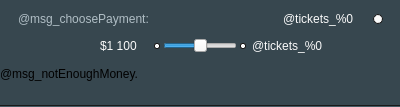
       <widget class="QFrame" name="controls">
        <property name="styleSheet">
         <string notr="true">.QFrame {
    background-color: #37474f;
	border-bottom: 2px solid qlineargradient(spread:pad, x1:0, y1:0, x2:0, y2:1, stop:0 rgba(25, 25, 25, 255), stop:0.498 rgba(25, 25, 25, 255), stop:0.502 rgba(69, 90, 100, 255), stop:1 rgba(69, 90, 100, 255));
}

QAbstractButton {
    padding: 0px;
    font: 50 14px &quot;Open Sans&quot;;
    color: #fafafa;
}
QAbstractButton:disabled {
    color: rgba(250, 250, 250, 100);
}
QAbstractButton::indicator:disabled {
    background-color: rgba(250, 250, 250, 100);
}
QAbstractButton:pressed {
    padding: 0px;
    color: #fafafa;
}
QAbstractButton::indicator {
    width: 4px;
    height: 4px;
    border: 1px solid #191919;
    border-radius: 2px;
    background-color: #fafafa;
    subcontrol-position: center;
}
QAbstractButton::indicator::checked {
    background-color: qlineargradient(spread:pad, x1:0, y1:1, x2:0, y2:0, stop:0 rgba(0, 121, 40, 255), stop:0.880682 rgba(0, 199, 83, 255), stop:0.897727 rgba(0, 250, 158, 255), stop:1 rgba(0, 250, 158, 255));
}</string>
        </property>
        <layout class="QVBoxLayout" name="verticalLayout" stretch="0,0,1">
         <property name="spacing">
          <number>0</number>
         </property>
         <property name="leftMargin">
          <number>0</number>
         </property>
         <property name="topMargin">
          <number>0</number>
         </property>
         <property name="rightMargin">
          <number>0</number>
         </property>
         <property name="bottomMargin">
          <number>10</number>
         </property>
         <item>
          <layout class="QHBoxLayout" name="horizontalLayout_6">
           <property name="topMargin">
            <number>11</number>
           </property>
           <property name="rightMargin">
            <number>17</number>
           </property>
           <item alignment="Qt::AlignLeft|Qt::AlignBottom">
            <widget class="QLabel" name="msg_choosePayment">
             <property name="styleSheet">
              <string notr="true">QLabel {
    font: 14px &quot;Open Sans&quot;;
    color: #b0bec5;
    padding-left: 15px;
}

QLabel:disabled {
    color: rgba(176, 190, 197, 100);
}</string>
             </property>
             <property name="text">
              <string>@msg_choosePayment:</string>
             </property>
            </widget>
           </item>
           <item alignment="Qt::AlignRight|Qt::AlignBottom">
            <widget class="QCheckBox" name="msg_freerollTickets">
             <property name="minimumSize">
              <size>
               <width>100</width>
               <height>0</height>
              </size>
             </property>
             <property name="styleSheet">
              <string notr="true">QAbstractButton::indicator {
    subcontrol-position: right center;
    top: 1px;
    width: 8px;
    height: 8px;
   border-radius: 5px;
}
QAbstractButton {
    spacing: -100;
}</string>
             </property>
             <property name="text">
              <string>@tickets_%0</string>
             </property>
            </widget>
           </item>
          </layout>
         </item>
         <item>
          <widget class="QWidget" name="w" native="true">
           <property name="styleSheet">
            <string notr="true">.QWidget {
    border: none;
}

QLabel:disabled {
    color: rgba(250, 250, 250, 100);
}
</string>
           </property>
           <layout class="QHBoxLayout" name="horizontalLayout_3" stretch="0,0,0,0,0">
            <property name="spacing">
             <number>3</number>
            </property>
            <property name="leftMargin">
             <number>20</number>
            </property>
            <property name="topMargin">
             <number>4</number>
            </property>
            <property name="rightMargin">
             <number>20</number>
            </property>
            <property name="bottomMargin">
             <number>5</number>
            </property>
            <item>
             <spacer name="horizontalSpacer_3">
              <property name="orientation">
               <enum>Qt::Horizontal</enum>
              </property>
              <property name="sizeHint" stdset="0">
               <size>
                <width>40</width>
                <height>20</height>
               </size>
              </property>
             </spacer>
            </item>
            <item alignment="Qt::AlignVCenter">
             <widget class="QCheckBox" name="msg_price">
              <property name="minimumSize">
               <size>
                <width>100</width>
                <height>0</height>
               </size>
              </property>
              <property name="styleSheet">
               <string notr="true">QAbstractButton::indicator {
    subcontrol-position: right center;
    top: 1px;
}
QAbstractButton {
    spacing: -60;
}</string>
              </property>
              <property name="text">
               <string notr="true">$1 100</string>
              </property>
              <property name="autoExclusive">
               <bool>true</bool>
              </property>
              <property name="tristate">
               <bool>true</bool>
              </property>
             </widget>
            </item>
            <item alignment="Qt::AlignHCenter|Qt::AlignVCenter">
             <widget class="QSlider" name="switcher">
              <property name="minimumSize">
               <size>
                <width>74</width>
                <height>32</height>
               </size>
              </property>
              <property name="maximumSize">
               <size>
                <width>74</width>
                <height>32</height>
               </size>
              </property>
              <property name="styleSheet">
               <string notr="true">
QSlider::handle {
    background-position: left;
    background-repeat: no-repeat;
    background-attachment: fixed;
    background-clip: margin;
    background-origin: border;
    background-image: url(:/textures/Common/Tournament/bttn3x1_switch.png);
    width: 32px;
    height: 18px;
}
QSlider::handle:hover {
     padding-left: 32px;
    margin-left: -32px;
}
QSlider::handle:pressed {
    padding-left: 64px;
    margin-left: -64px;
}
QSlider::handle:disabled {
     padding-left: 96px;
    margin-left: -96px;
}
QSlider::groove {
border-image: url(:/textures/Common/Tournament/switch_bg.png);
padding: 6px;
padding-top: 1px;
padding-bottom: 0px;
}

QSlider::groove:disabled {
border-image: url(:/textures/Common/Tournament/switch_disabled.png);
}</string>
              </property>
              <property name="maximum">
               <number>2</number>
              </property>
              <property name="value">
               <number>1</number>
              </property>
              <property name="orientation">
               <enum>Qt::Horizontal</enum>
              </property>
             </widget>
            </item>
            <item alignment="Qt::AlignVCenter">
             <widget class="QCheckBox" name="msg_ticket">
              <property name="enabled">
               <bool>true</bool>
              </property>
              <property name="minimumSize">
               <size>
                <width>100</width>
                <height>0</height>
               </size>
              </property>
              <property name="palette">
               <palette>
                <active>
                 <colorrole role="WindowText">
                  <brush brushstyle="SolidPattern">
                   <color alpha="255">
                    <red>250</red>
                    <green>250</green>
                    <blue>250</blue>
                   </color>
                  </brush>
                 </colorrole>
                 <colorrole role="Text">
                  <brush brushstyle="SolidPattern">
                   <color alpha="255">
                    <red>250</red>
                    <green>250</green>
                    <blue>250</blue>
                   </color>
                  </brush>
                 </colorrole>
                 <colorrole role="ButtonText">
                  <brush brushstyle="SolidPattern">
                   <color alpha="255">
                    <red>250</red>
                    <green>250</green>
                    <blue>250</blue>
                   </color>
                  </brush>
                 </colorrole>
                </active>
                <inactive>
                 <colorrole role="WindowText">
                  <brush brushstyle="SolidPattern">
                   <color alpha="255">
                    <red>250</red>
                    <green>250</green>
                    <blue>250</blue>
                   </color>
                  </brush>
                 </colorrole>
                 <colorrole role="Text">
                  <brush brushstyle="SolidPattern">
                   <color alpha="255">
                    <red>250</red>
                    <green>250</green>
                    <blue>250</blue>
                   </color>
                  </brush>
                 </colorrole>
                 <colorrole role="ButtonText">
                  <brush brushstyle="SolidPattern">
                   <color alpha="255">
                    <red>250</red>
                    <green>250</green>
                    <blue>250</blue>
                   </color>
                  </brush>
                 </colorrole>
                </inactive>
                <disabled>
                 <colorrole role="WindowText">
                  <brush brushstyle="SolidPattern">
                   <color alpha="100">
                    <red>250</red>
                    <green>250</green>
                    <blue>250</blue>
                   </color>
                  </brush>
                 </colorrole>
                 <colorrole role="Text">
                  <brush brushstyle="SolidPattern">
                   <color alpha="100">
                    <red>250</red>
                    <green>250</green>
                    <blue>250</blue>
                   </color>
                  </brush>
                 </colorrole>
                 <colorrole role="ButtonText">
                  <brush brushstyle="SolidPattern">
                   <color alpha="100">
                    <red>250</red>
                    <green>250</green>
                    <blue>250</blue>
                   </color>
                  </brush>
                 </colorrole>
                </disabled>
               </palette>
              </property>
              <property name="styleSheet">
               <string notr="true">QAbstractButton::indicator {
    subcontrol-position: left center;
    top: 1px;
}</string>
              </property>
              <property name="text">
               <string>@tickets_%0</string>
              </property>
              <property name="autoExclusive">
               <bool>true</bool>
              </property>
              <property name="tristate">
               <bool>true</bool>
              </property>
             </widget>
            </item>
            <item>
             <spacer name="horizontalSpacer_2">
              <property name="orientation">
               <enum>Qt::Horizontal</enum>
              </property>
              <property name="sizeHint" stdset="0">
               <size>
                <width>40</width>
                <height>20</height>
               </size>
              </property>
             </spacer>
            </item>
           </layout>
          </widget>
         </item>
         <item>
          <widget class="QLabel" name="msg_notEnoughMoney">
           <property name="minimumSize">
            <size>
             <width>0</width>
             <height>30</height>
            </size>
           </property>
           <property name="styleSheet">
            <string notr="true">QLabel {
    padding-bottom: 0px;
}</string>
           </property>
           <property name="text">
            <string>@msg_notEnoughMoney.</string>
           </property>
           <property name="alignment">
            <set>Qt::AlignLeading|Qt::AlignLeft|Qt::AlignTop</set>
           </property>
           <property name="wordWrap">
            <bool>true</bool>
           </property>
          </widget>
         </item>
        </layout>
       </widget>
